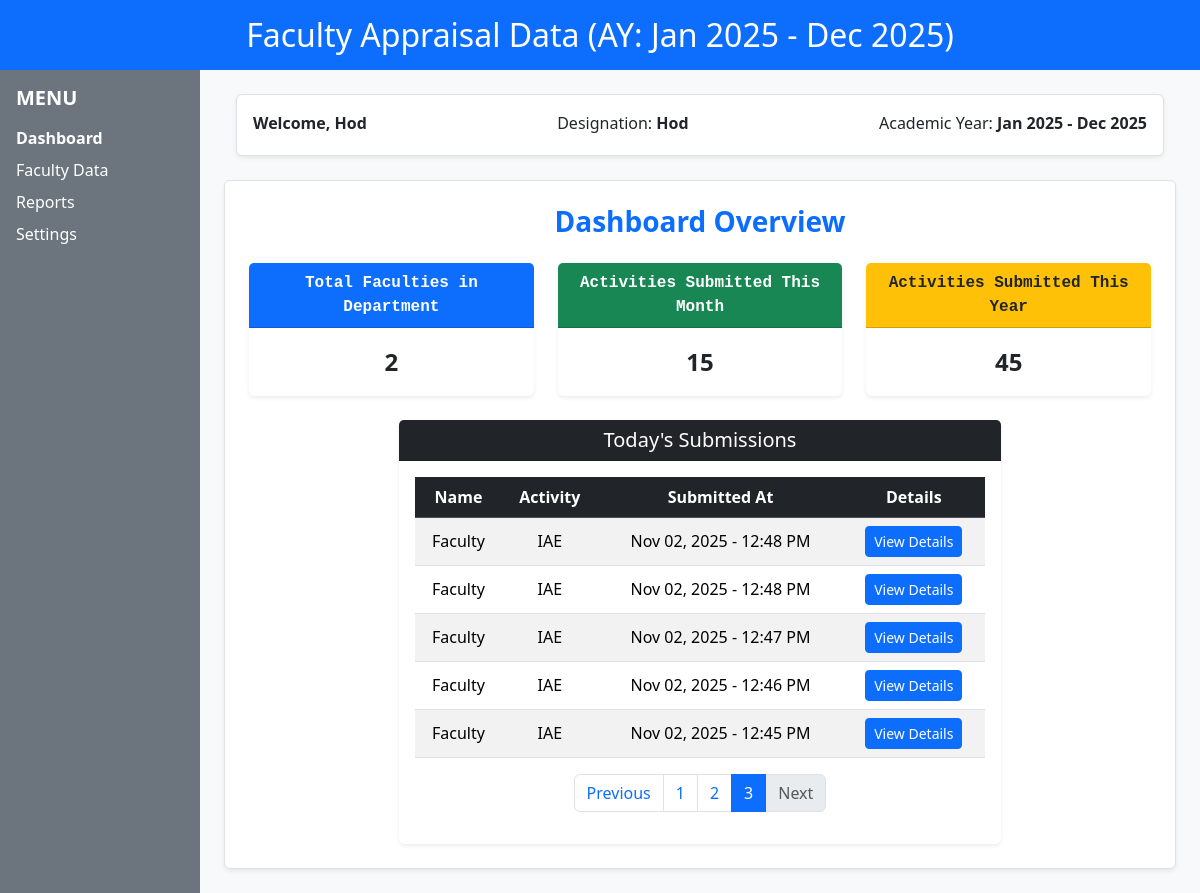
/home/?page=3 (signed in), run on the app's committed database.
### AppraisalProject/models.py (models this page shows, shortened)
class CreateUser(AbstractUser):
    role = models.CharField(max_length=50, choices=[
        ('dean', 'Dean'),
        ('hod', 'Head of Department'),
        ('faculty', 'Faculty'),
    ])
    department = models.ForeignKey(Department, on_delete=models.CASCADE, null=True, blank=True)
    designation = models.CharField(max_length=100, blank=True, null=True)
    phone_number = models.CharField(max_length=15, blank=True, null=True)
    reports_to = models.ForeignKey(
        "self",
        null=True,
        blank=True,
        on_delete=models.SET_NULL,
        related_name="subordinates"
    )

class ActivitySubmission(models.Model):
    user = models.ForeignKey(CreateUser, on_delete=models.CASCADE)
    department = models.ForeignKey(Department, on_delete=models.CASCADE)
    month = models.CharField(max_length=40)
    activity_name = models.ForeignKey(Activities, on_delete=models.CASCADE)
    detail = models.JSONField(default=dict,null=True)
    merged_proof = models.FileField(upload_to="proofs/", blank=True)
    created_at = models.DateTimeField(auto_now_add=True)

class Activities(models.Model):
   activityName = models.CharField(max_length=100)
   def __str__(self):
       return self.activityName

### AppraisalProject/views.py (the view, shortened to what this page needs)
# urls.py: path('home/', Home, name='home'),
@login_required(login_url='login')
def Home(request, content=None):
    departments = Department.objects.all()
    activities = Activities.objects.all()
    acadYear = f"Jan {datetime.now().year} - Dec {datetime.now().year}"
    months = [calendar.month_name[i] for i in range(1, 13)]
    department = request.POST.get('department')
    month = request.POST.get('month')
    activityName = None
    submitted = False
    print("Content in Home:", repr(content))
    if request.method == 'POST':
        activityName = request.POST.get('activityName')
        print("Got activityName in Home:", repr(activityName))
        submitted = True   # first form submit aayiduchu
    if not request.user.is_authenticated:
        return redirect('login')
    if request.user.role == 'dean':
        return render(request, 'dean/home.html', {'user': request.user})
    elif request.user.role == 'hod':
        totalFaculty = CreateUser.objects.filter(role='faculty', department=request.user.department).count()
        activities_submitted_this_month = ActivitySubmission.objects.filter(user__department=request.user.department, created_at__month=datetime.now().month).count()
        activities_submitted_this_year = ActivitySubmission.objects.filter(user__department=request.user.department, created_at__year=datetime.now().year).count()
        try:
            activities_submitted_today = ActivitySubmission.objects.filter(user__department=request.user.department, created_at__date=datetime.now().date()).order_by('-created_at')
            paginator = Paginator(activities_submitted_today, 5)  # 10 per page
            page_number = request.GET.get('page')
            page_obj = paginator.get_page(page_number)
        except ActivitySubmission.DoesNotExist:
            activities_submitted_today = None
        return render(request, 'hod/home.html',
                      {'user': request.user,
                       'totalFaculty': totalFaculty,
                       'activities_submitted_this_month': activities_submitted_this_month,
                       'activities_submitted_this_year': activities_submitted_this_year,
                       'acadYear': acadYear,
                       'page_obj': page_obj})
    else:
        return render(request, '404.html')

### AppraisalProject/templates/hod/home.html (shortened to what this page needs)
{% extends 'base.html' %} {% block title %}Home{% endblock %} {% block content %}
<div class="row g-0">
  <div class="col-12">
    <div class="topBar bg-primary text-center py-3 shadow-sm">
      <h2 class="text-white mb-0">
        Faculty Appraisal Data (AY: {{ acadYear }})
      </h2>
    </div>
  </div>
  <div class="col-3 col-md-2 bg-secondary text-white p-3" style="min-height: 100vh">
    <h5 class="mb-3 text-uppercase fw-bold">Menu</h5>
    <ul class="list-unstyled">
      <li class="mb-2">
        <a href="#" class="text-white text-decoration-none fw-semibold"
          >Dashboard</a
        >
      </li>
      <li class="mb-2">
        <a href="#" class="text-white text-decoration-none">Faculty Data</a>
      </li>
      <li class="mb-2">
        <a href="#" class="text-white text-decoration-none">Reports</a>
      </li>
      <li class="mb-2">
        <a href="#" class="text-white text-decoration-none">Settings</a>
      </li>
    </ul>
  </div>
  <div class="col-9 col-md-10 p-4 bg-light">
    <div class="container-fluid mb-4">
      <div
        class="d-flex flex-wrap justify-content-between align-items-center bg-white p-3 rounded shadow-sm border"
      >
        <p class="mb-1 fw-bold">Welcome, {{ user.username }}</p>
        <p class="mb-1">
          Designation: <span class="fw-semibold">{{ user.role|capfirst }}</span>
        </p>
        <p class="mb-1">
          Academic Year: <span class="fw-semibold">{{ acadYear }}</span>
        </p>
      </div>
    </div>
    <div class="container border p-4 rounded shadow-sm bg-white">
      <h3 class="mb-4 text-center text-primary fw-bold">Dashboard Overview</h3>
      <div class="row align-items-center justify-content-center">
        <div class="col-md-6 col-lg-4 mb-4">
          <div class="card shadow-sm border-0">
            <p
              class="card-header text-center fw-bold font-monospace bg-primary text-white"
            >
              Total Faculties in Department
            </p>
            <div class="card-body">
              <p class="card-text text-center fs-4 fw-bold text-dark">
                {{ totalFaculty }}
              </p>
            </div>
          </div>
        </div>
        <div class="col-md-6 col-lg-4 mb-4">
          <div class="card shadow-sm border-0">
            <p
              class="card-header text-center fw-bold font-monospace bg-success text-white"
            >
              Activities Submitted This Month
            </p>
            <div class="card-body">
              <p class="card-text text-center fs-4 fw-bold text-dark">
                {{ activities_submitted_this_month }}
              </p>
            </div>
          </div>
        </div>
        <div class="col-md-6 col-lg-4 mb-4">
          <div class="card shadow-sm border-0">
            <p
              class="card-header text-center fw-bold font-monospace bg-warning text-dark"
            >
              Activities Submitted This Year
            </p>
            <div class="card-body">
              <p class="card-text text-center fs-4 fw-bold text-dark">
                {{ activities_submitted_this_year }}
              </p>
            </div>
          </div>
        </div>
      </div>
      <div class="row">
        <div class="container justify-content-center d-flex">
          <div class="card col-12 col-lg-8 border-0 shadow-sm">
            <div class="card-header bg-dark text-white text-center">
              <h5 class="mb-0">Today's Submissions</h5>
            </div>
            <div class="card-body">
              {% if page_obj %}
              <div class="table-responsive">
                <table class="table table-striped align-middle text-center">
                  <thead class="table-dark">
                    <tr>
                      <th>Name</th>
                      <th>Activity</th>
                      <th>Submitted At</th>
                      <th>Details</th>
                    </tr>
                  </thead>
                  <tbody>
                    {% for activity in page_obj %}
                    <tr>
                      <td>{{ activity.user.username }}</td>
                      <td>{{ activity.activity_name }}</td>
                      <td>{{ activity.created_at|date:"M d, Y - H:i A" }}</td>
                      <td>
                        <button
                          class="btn btn-sm btn-primary"
                          type="button"
                          data-bs-toggle="modal"
                          data-bs-target="#activityModal{{ activity.id }}"
                        >
                          View Details
                        </button>
                      </td>
                    </tr>
                    {% endfor %}
                  </tbody>
                </table>
                <nav aria-label="Page navigation">
  <ul class="pagination justify-content-center">
    {% if page_obj.has_previous %}
      <li class="page-item">
        <a class="page-link" href="?page={{ page_obj.previous_page_number }}">Previous</a>
      </li>
    {% else %}
      <li class="page-item disabled"><span class="page-link">Previous</span></li>
    {% endif %}
    {% for num in page_obj.paginator.page_range %}
      {% if page_obj.number == num %}
        <li class="page-item active"><span class="page-link">{{ num }}</span></li>
      {% else %}
        <li class="page-item"><a class="page-link" href="?page={{ num }}">{{ num }}</a></li>
      {% endif %}
    {% endfor %}
    {% if page_obj.has_next %}
      <li class="page-item">
        <a class="page-link" href="?page={{ page_obj.next_page_number }}">Next</a>
      </li>
    {% else %}
      <li class="page-item disabled"><span class="page-link">Next</span></li>
    {% endif %}
  </ul>
</nav>
              </div>
              {% else %}
              <p class="text-center mb-0 text-muted">
                No submissions made today !
              </p>
              {% endif %}
            </div>
          </div>
        </div>
      </div>
    </div>
  </div>
</div>
{% endblock %}

### AppraisalProject/static/css/style.css (style rules this page uses)
:root { --primary: #4E73DF; --secondary: #858796; --success: #1CC88A; --warning: #F6C23E; --danger: #E74A3B; --light-bg: #F8F9FC; --dark-text: #5A5C69; }

### data on the page
CreateUser: username "Hod", role "Hod"
ActivitySubmission: user.username "Faculty", activity_name "IAE", created_at "Nov 02, 2025 - 12:48 PM"
ActivitySubmission: user.username "Faculty", activity_name "IAE", created_at "Nov 02, 2025 - 12:48 PM"
ActivitySubmission: user.username "Faculty", activity_name "IAE", created_at "Nov 02, 2025 - 12:47 PM"
ActivitySubmission: user.username "Faculty", activity_name "IAE", created_at "Nov 02, 2025 - 12:46 PM"
ActivitySubmission: user.username "Faculty", activity_name "IAE", created_at "Nov 02, 2025 - 12:45 PM"

### other printed values
{{ totalFaculty }} "2"
{{ activities_submitted_this_month }} "15"
{{ activities_submitted_this_year }} "45"
{{ num }} "1" "2"
{{ num }} "3"
